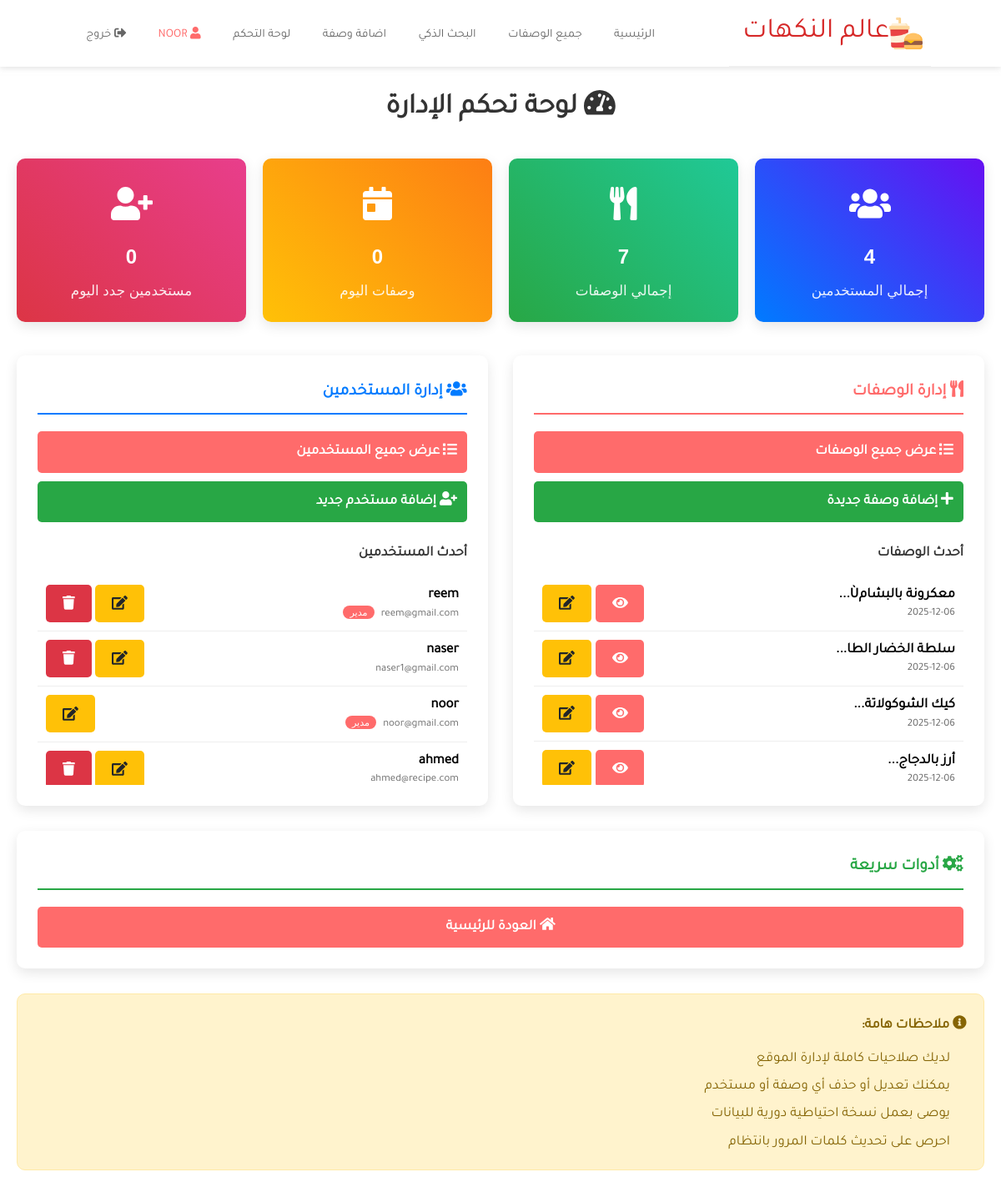
The page /admin/dashboard.php (signed in) on the database its author committed.
### tables this page shows
CREATE TABLE `recipes` (
  `id` int(11) NOT NULL,
  `title` varchar(200) NOT NULL,
  `description` text DEFAULT NULL,
  `ingredients` text NOT NULL,
  `instructions` text NOT NULL,
  `image` varchar(255) DEFAULT NULL,
  `prep_time` int(11) DEFAULT NULL,
  `category` varchar(100) DEFAULT NULL,
  `difficulty` enum('سهل','متوسط','صعب') DEFAULT 'سهل',
  `created_at` timestamp NOT NULL DEFAULT current_timestamp(),
  `user_id` int(11) DEFAULT NULL
);

CREATE TABLE `users` (
  `id` int(11) NOT NULL,
  `username` varchar(50) NOT NULL,
  `email` varchar(100) DEFAULT NULL,
  `password` varchar(255) NOT NULL,
  `is_admin` tinyint(1) DEFAULT 0,
  `created_at` timestamp NOT NULL DEFAULT current_timestamp()
);

### admin/dashboard.php (the view, shortened to what this page needs)
<?php
require_once '../includes/config.php';
require_once 'header.php';
try {
    $users_stmt = $pdo->query("SELECT COUNT(*) as count FROM users");
    $users_count = $users_stmt->fetch()['count'];
    $recipes_stmt = $pdo->query("SELECT COUNT(*) as count FROM recipes");
    $recipes_count = $recipes_stmt->fetch()['count'];
    $today = date('Y-m-d');
    $today_stmt = $pdo->prepare("SELECT COUNT(*) as count FROM recipes WHERE DATE(created_at) = ?");
    $today_stmt->execute([$today]);
    $today_count = $today_stmt->fetch()['count'];
    $new_users_stmt = $pdo->prepare("SELECT COUNT(*) as count FROM users WHERE DATE(created_at) = ?");
    $new_users_stmt->execute([$today]);
    $new_users_count = $new_users_stmt->fetch()['count'];
} catch(PDOException $e) {
    die("خطأ في قاعدة البيانات: " . $e->getMessage());
}
?>
<div class="admin-dashboard" style="direction: rtl; padding: 20px;">
    <h1 style="text-align: center; margin-bottom: 30px; color: #333;font-family: 'Tajawal',sans-serif;">
        <i class="fas fa-tachometer-alt"></i> لوحة تحكم الإدارة
    </h1>
    <div class="stats-cards" style="display: grid; grid-template-columns: repeat(auto-fit, minmax(200px, 1fr)); gap: 20px; margin-bottom: 40px;">
        <div style="background: linear-gradient(45deg, #007bff, #6610f2); color: white; padding: 25px; border-radius: 10px; text-align: center; box-shadow: 0 5px 15px rgba(0,0,0,0.1);">
            <div style="font-size: 2.5rem; margin-bottom: 10px;">
                <i class="fas fa-users"></i>
            </div>
            <h3 style="margin: 0; font-size: 1.5rem;"><?php echo $users_count; ?></h3>
            <p style="margin: 5px 0 0; opacity: 0.9;">إجمالي المستخدمين</p>
        </div>
        <div style="background: linear-gradient(45deg, #28a745, #20c997); color: white; padding: 25px; border-radius: 10px; text-align: center; box-shadow: 0 5px 15px rgba(0,0,0,0.1);">
            <div style="font-size: 2.5rem; margin-bottom: 10px;">
                <i class="fas fa-utensils"></i>
            </div>
            <h3 style="margin: 0; font-size: 1.5rem;"><?php echo $recipes_count; ?></h3>
            <p style="margin: 5px 0 0; opacity: 0.9;">إجمالي الوصفات</p>
        </div>
        <div style="background: linear-gradient(45deg, #ffc107, #fd7e14); color: white; padding: 25px; border-radius: 10px; text-align: center; box-shadow: 0 5px 15px rgba(0,0,0,0.1);">
            <div style="font-size: 2.5rem; margin-bottom: 10px;">
                <i class="fas fa-calendar-day"></i>
            </div>
            <h3 style="margin: 0; font-size: 1.5rem;"><?php echo $today_count; ?></h3>
            <p style="margin: 5px 0 0; opacity: 0.9;">وصفات اليوم</p>
        </div>
        <div style="background: linear-gradient(45deg, #dc3545, #e83e8c); color: white; padding: 25px; border-radius: 10px; text-align: center; box-shadow: 0 5px 15px rgba(0,0,0,0.1);">
            <div style="font-size: 2.5rem; margin-bottom: 10px;">
                <i class="fas fa-user-plus"></i>
            </div>
            <h3 style="margin: 0; font-size: 1.5rem;"><?php echo $new_users_count; ?></h3>
            <p style="margin: 5px 0 0; opacity: 0.9;">مستخدمين جدد اليوم</p>
        </div>
    </div>
    <div style="display: grid; grid-template-columns: repeat(auto-fit, minmax(300px, 1fr)); gap: 30px;">
        <div style="background: white; padding: 25px; border-radius: 10px; box-shadow: 0 5px 15px rgba(0,0,0,0.1);">
            <h3 style="color: #ff6b6b; margin-bottom: 20px; padding-bottom: 10px; border-bottom: 2px solid #ff6b6b;font-family: 'Tajawal',sans-serif;">
                <i class="fas fa-utensils"></i> إدارة الوصفات
            </h3>
            <div style="margin-bottom: 15px;">
                <a href="manage-recipes.php" class="btn btn-primary" style="width: 100%; margin-bottom: 10px; text-align: right; display: block; padding: 12px;font-family: 'Tajawal',sans-serif;">
                    <i class="fas fa-list"></i> عرض جميع الوصفات
                </a>
                <a href="../add-recipe.php" class="btn btn-success" style="width: 100%; margin-bottom: 10px; text-align: right; display: block; padding: 12px;font-family: 'Tajawal',sans-serif;">
                    <i class="fas fa-plus"></i> إضافة وصفة جديدة
                </a>
            </div>
            <?php
            try {
                $latest_recipes = $pdo->query("SELECT * FROM recipes ORDER BY created_at DESC LIMIT 5")->fetchAll();
            } catch(PDOException $e) {
                $latest_recipes = [];
            }
            ?>
            <h4 style="color: #333; margin: 20px 0 10px;font-family: 'Tajawal',sans-serif;">أحدث الوصفات</h4>
            <div style="max-height: 250px; overflow-y: auto;">
                <?php if(count($latest_recipes) > 0): ?>
                    <?php foreach($latest_recipes as $recipe): ?>
                        <div style="padding: 10px; border-bottom: 1px solid #eee; display: flex; justify-content: space-between; align-items: center;">
                            <div>
                                <div style="font-weight: bold;font-family: 'Tajawal',sans-serif;"><?php echo substr($recipe['title'], 0, 30); ?>...</div>
                                <div style="font-size: 0.8rem; color: #666;font-family: 'Tajawal',sans-serif;">
                                    <?php echo date('Y-m-d', strtotime($recipe['created_at'])); ?>
                                </div>
                            </div>
                            <div>
                                <a href="../recipe-detail.php?id=<?php echo $recipe['id']; ?>" class="btn btn-sm btn-primary" title="عرض">
                                    <i class="fas fa-eye"></i>
                                </a>
                                <a href="edit-recipe.php?id=<?php echo $recipe['id']; ?>" class="btn btn-sm btn-warning" title="تعديل">
                                    <i class="fas fa-edit"></i>
                                </a>
                            </div>
                        </div>
                    <?php endforeach; ?>
                <?php else: ?>
                    <p style="color: #999; text-align: center; padding: 20px;font-family: 'Tajawal',sans-serif;">لا توجد وصفات</p>
                <?php endif; ?>
            </div>
        </div>
        <div style="background: white; padding: 25px; border-radius: 10px; box-shadow: 0 5px 15px rgba(0,0,0,0.1);">
            <h3 style="color: #007bff; margin-bottom: 20px; padding-bottom: 10px; border-bottom: 2px solid #007bff;font-family: 'Tajawal',sans-serif;">
                <i class="fas fa-users"></i> إدارة المستخدمين
            </h3>
            <div style="margin-bottom: 15px;">
                <a href="manage-users.php" class="btn btn-primary" style="width: 100%; margin-bottom: 10px; text-align: right; display: block; padding: 12px;font-family: 'Tajawal',sans-serif;">
                    <i class="fas fa-list"></i> عرض جميع المستخدمين
                </a>
                <a href="add-user.php" class="btn btn-success" style="width: 100%; margin-bottom: 10px; text-align: right; display: block; padding: 12px;font-family: 'Tajawal',sans-serif;">
                    <i class="fas fa-user-plus"></i> إضافة مستخدم جديد
                </a>
            </div>
            <?php
            try {
                $latest_users = $pdo->query("SELECT * FROM users ORDER BY created_at DESC LIMIT 5")->fetchAll();
            } catch(PDOException $e) {
                $latest_users = [];
            }
            ?>
            <h4 style="color: #333; margin: 20px 0 10px;font-family: 'Tajawal',sans-serif;">أحدث المستخدمين</h4>
            <div style="max-height: 250px; overflow-y: auto;">
                <?php if(count($latest_users) > 0): ?>
                    <?php foreach($latest_users as $user): ?>
                        <div style="padding: 10px; border-bottom: 1px solid #eee; display: flex; justify-content: space-between; align-items: center;">
                            <div>
                                <div style="font-weight: bold;font-family: 'Tajawal',sans-serif;"><?php echo $user['username']; ?></div>
                                <div style="font-size: 0.8rem; color: #666;font-family: 'Tajawal',sans-serif;">
                                    <?php echo $user['email']; ?>
                                    <?php if($user['is_admin']): ?>
                                        <span style="background: #ff6b6b; color: white; padding: 2px 8px; border-radius: 10px; font-size: 0.7rem; margin-right: 5px;">
                                            مدير
                                        </span>
                                    <?php endif; ?>
                                </div>
                            </div>
                            <div>
                                <a href="edit-user.php?id=<?php echo $user['id']; ?>" class="btn btn-sm btn-warning" title="تعديل">
                                    <i class="fas fa-edit"></i>
                                </a>
                                <?php if($user['id'] != $_SESSION['user_id']): ?>
                                    <a href="delete-user.php?id=<?php echo $user['id']; ?>"
                                       class="btn btn-sm btn-danger"
                                       title="حذف"
                                       onclick="return confirm('هل أنت متأكد من حذف هذا المستخدم؟')">
                                        <i class="fas fa-trash"></i>
                                    </a>
                                <?php endif; ?>
                            </div>
                        </div>
                    <?php endforeach; ?>
                <?php else: ?>
                    <p style="color: #999; text-align: center; padding: 20px;font-family: 'Tajawal',sans-serif;">لا توجد مستخدمين</p>
                <?php endif; ?>
            </div>
        </div>
    </div>
    <div style="background: white; padding: 25px; border-radius: 10px; box-shadow: 0 5px 15px rgba(0,0,0,0.1); margin-top: 30px;">
        <h3 style="color: #28a745; margin-bottom: 20px; padding-bottom: 10px; border-bottom: 2px solid #28a745;font-family: 'Tajawal',sans-serif;">
            <i class="fas fa-cogs"></i> أدوات سريعة
        </h3>
        <div style="display: grid; grid-template-columns: repeat(auto-fit, minmax(200px, 1fr)); gap: 15px;">
            <a href="../index.php" class="btn btn-primary" style="padding: 12px; text-align: center;font-family: 'Tajawal',sans-serif;">
                <i class="fas fa-home"></i> العودة للرئيسية
            </a>
        </div>
    </div>
    <div style="background: #fff3cd; padding: 20px; border-radius: 10px; margin-top: 30px; border: 1px solid #ffeaa7;">
        <h4 style="color: #856404; margin-bottom: 10px;font-family: 'Tajawal',sans-serif;">
            <i class="fas fa-info-circle"></i> ملاحظات هامة:
        </h4>
        <ul style="color: #856404; padding-right: 20px;">
            <li style="margin-bottom: 8px;font-family: 'Tajawal',sans-serif;">لديك صلاحيات كاملة لإدارة الموقع</li>
            <li style="margin-bottom: 8px;font-family: 'Tajawal',sans-serif;">يمكنك تعديل أو حذف أي وصفة أو مستخدم</li>
            <li style="margin-bottom: 8px;font-family: 'Tajawal',sans-serif;">يوصى بعمل نسخة احتياطية دورية للبيانات</li>
            <li style="font-family: 'Tajawal',sans-serif;">احرص على تحديث كلمات المرور بانتظام</li>
        </ul>
    </div>
</div>
  </body>
</html>

### css/style.css (style rules this page uses)
:root { --nero: #252525; --dimGray: #666; --max-red: #D62828; --snow: #fafafa; --Libre: 'Libre Franklin', sans-serif; --Kaushan: 'Kaushan Script'; --transition: all 0.4s ease; }
* { box-sizing: border-box; padding: 0; margin: 0; font-family: var(--Libre); }
body { line-height: 1.5; font-size: 1.05rem; font-weight: 200; text-rendering: optimizeLegibility; }
a { color: #000; text-decoration: none; }
li { list-style-type: none; }
h1, h2, h3, h4, h5, h6 { padding: 0.3rem 0; }
.btn-primary { background: #ffcc00; color: #333; border: none; padding: 12px 30px; border-radius: 50px; font-weight: bold; cursor: pointer; transition: transform 0.3s; }
.btn { display: inline-block; padding: 10px 20px; border-radius: 5px; text-decoration: none; font-weight: 600; cursor: pointer; border: none; transition: all 0.3s; }
.btn-primary { background: #ff6b6b; color: white; }
.btn-success { background: #28a745; color: white; }
.btn-danger { background: #dc3545; color: white; }
.btn-warning { background: #ffc107; color: #212529; }

### rows shown on the page
recipes: title "معكرونة بالبشامÙ", created_at "2025-12-06"
recipes: title "سلطة الخضار الطا", created_at "2025-12-06"
recipes: title "كيك الشوكولاتة", created_at "2025-12-06"
recipes: title "أرز بالدجاج", created_at "2025-12-06"
users: username "reem", is_admin "مدير"
users: username "naser", email "naser1@gmail.com"
users: username "noor", is_admin "مدير"
users: username "ahmed", email "ahmed@recipe.com"

### other values the page prints
$_SESSION['username'] "NOOR"
$users_count "4"
$recipes_count "7"
$today_count "0"
$new_users_count "0"
